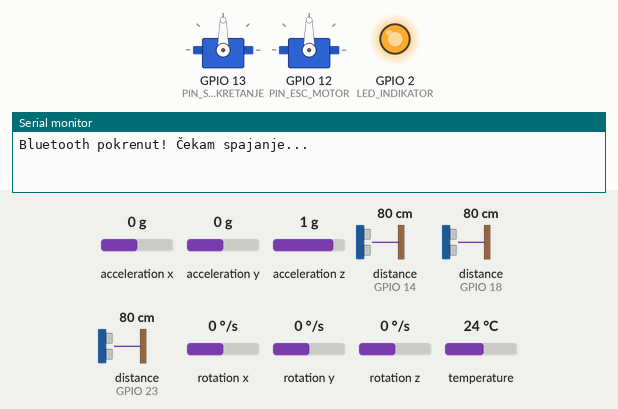
Recording of a sketch running on a simulated ESP32. On the bench: 2 × servo, output pins drawn as LEDs (lit = HIGH), the last lines printed to the serial monitor. Wiring (inferred from the names in the program): 3 × ultrasonic range finder: trigger GPIO 4, echo GPIO 14 / trigger GPIO 5, echo GPIO 18 / trigger GPIO 19, echo GPIO 23. The test bench sets the inputs (shaded band); at power-on: acceleration x 0 g, acceleration y 0 g, acceleration z 1 g, distance to the obstacle (sensors on GPIO 14, GPIO 18, GPIO 23) 80 cm, rotation x 0 °/s, rotation y 0 °/s, rotation z 0 °/s, temperature 24 °C. The echo pulse lasts 58.3 µs per cm; nothing arrives over Bluetooth unless stated; pins used as bus, display or sensor lines are not drawn.

Above: at 0.2 s.
At 0.7 s:
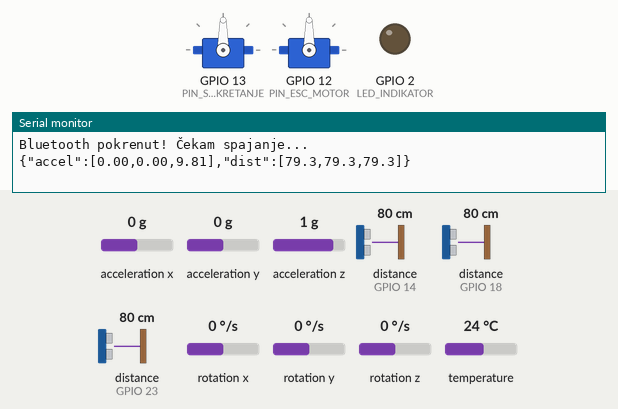
Timing chart, 0 to 2.2 s (numbered marks = the images above):
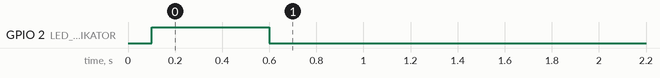

The sketch:

esp32_firmware.ino
```cpp
#include <Arduino.h>
#include "HardwareMap.h"
#include "Kretanje.h"
#include "AI.h"
#include "Telemetrija.h"
#include "IMUSenzor.h"
#include "SonarSenzor.h"

// --- Globalni Objekti ---
Kretanje kretanje;
AI ai(&kretanje); // AI kontrolira kretanje
Telemetrija telemetrija;
IMUSenzor imu;

// Sonari
SonarSenzor sonarL(PIN_SONAR_L_TRIG, PIN_SONAR_L_ECHO);
SonarSenzor sonarC(PIN_SONAR_C_TRIG, PIN_SONAR_C_ECHO);
SonarSenzor sonarR(PIN_SONAR_R_TRIG, PIN_SONAR_R_ECHO);

// --- Tajming ---
unsigned long zadnjeMjereneje = 0;
const unsigned long PERIOD_MJERENJA = 100; // ms (10 Hz telemetrija)

void setup() {
    Serial.begin(115200);

    // Inicijalizacija modula
    kretanje.inicijalizacija();
    ai.inicijalizacija();
    telemetrija.inicijalizacija("JetBot_ESP32"); // Ime za Bluetooth

    // Inicijalizacija senzora
    imu.inicijalizacija();
    sonarL.inicijalizacija();
    sonarC.inicijalizacija();
    sonarR.inicijalizacija();

    // Signalizacija spremnosti (LED blink)
    pinMode(LED_INDIKATOR, OUTPUT);
    digitalWrite(LED_INDIKATOR, HIGH);
    delay(500);
    digitalWrite(LED_INDIKATOR, LOW);
}

void loop() {
    // 1. Provjeri i obradi dolazne komande s Jetsona
    ai.azuriraj();

    // 2. Sigurnosna provjera veze (Safety Stop)
    if (!ai.provjeriVezu()) {
        kretanje.sigurnosnoZaustavljanje();
        digitalWrite(LED_INDIKATOR, LOW); // Indikator greške/čekanja
    } else {
        digitalWrite(LED_INDIKATOR, HIGH); // Veza aktivna
    }

    // 3. Očitavanje senzora i telemetrija (periodički)
    if (millis() - zadnjeMjereneje > PERIOD_MJERENJA) {
        float ax, ay, az;
        imu.dohvatiPodatke(ax, ay, az);

        float distL = sonarL.izmjeriUdaljenost();
        float distC = sonarC.izmjeriUdaljenost();
        float distR = sonarR.izmjeriUdaljenost();

        // Slanje na Bluetooth
        telemetrija.posaljiPodatke(ax, ay, az, distL, distC, distR);

        // Slanje i na Serial za Jetson (u JSON formatu)
        // {"accel": [ax, ay, az], "dist": [distL, distC, distR]}
        Serial.printf("{\"accel\":[%.2f,%.2f,%.2f],\"dist\":[%.1f,%.1f,%.1f]}\n",
                      ax, ay, az, distL, distC, distR);

        zadnjeMjereneje = millis();
    }
}
```

AI.cpp
```cpp
#include "AI.h"

AI::AI(Kretanje* k) {
    this->kretanje = k;
    this->zadnjiPaketVrijeme = 0;
}

void AI::inicijalizacija() {
    Serial.begin(115200);
    // Čekaj serijsku? Ne nužno, jer robot mora raditi i ako se Jetson tek boota.
}

void AI::azuriraj() {
    if (Serial.available() > 0) {
        String linija = Serial.readStringUntil('\n'); // Čitaj do kraja reda
        linija.trim(); // Ukloni whitespace

        if (linija.length() > 0) {
            // Parsiranje JSON-a
            // Primjer: {"T": 0.5, "S": -0.2}
            StaticJsonDocument<200> doc;
            DeserializationError error = deserializeJson(doc, linija);

            if (!error) {
                float throttle = doc["T"];
                float steering = doc["S"];

                // Ažuriraj kretanje
                kretanje->postaviKomande(throttle, steering, 0.0);
                zadnjiPaketVrijeme = millis();
            }
        }
    }
}

bool AI::provjeriVezu() {
    if (millis() - zadnjiPaketVrijeme > TIMEOUT_MS) {
        return false; // Veza izgubljena
    }
    return true;
}
```

AI.h
```cpp
#ifndef AI_H
#define AI_H

#include <Arduino.h>
#include <ArduinoJson.h>
#include "Kretanje.h"

class AI {
private:
    Kretanje* kretanje;
    unsigned long zadnjiPaketVrijeme;
    const unsigned long TIMEOUT_MS = 500;

public:
    AI(Kretanje* k);
    void inicijalizacija();
    void azuriraj();
    bool provjeriVezu();
};

#endif
```

HardwareMap.h
```cpp
#ifndef HARDWARE_MAP_H
#define HARDWARE_MAP_H

#include <Arduino.h>

// Definiranje pinova i hardverskih konstanti
// Promjena ožičenja zahtijeva izmjenu SAMO ove datoteke.

// --- I2C (IMU - MPU6050/BNO055) ---
#define I2C_SDA 21
#define I2C_SCL 22

// --- Aktuatori ---
#define PIN_SERVO_SKRETANJE 13
#define PIN_ESC_MOTOR 12

// --- Ultrazvučni Senzori (HC-SR04) ---
// Lijevi
#define PIN_SONAR_L_TRIG 5
#define PIN_SONAR_L_ECHO 18

// Srednji
#define PIN_SONAR_C_TRIG 19
#define PIN_SONAR_C_ECHO 23

// Desni
#define PIN_SONAR_R_TRIG 4
#define PIN_SONAR_R_ECHO 14 // Paziti na pull-up/down kod bootanja ako se koriste određeni pinovi

// --- Serijska Komunikacija (s Jetsonom) ---
// Koristimo standardni Serial (USB)
#define SERIAL_BAUD_RATE 115200

// --- Ostalo ---
#define LED_INDIKATOR 2

#endif
```

IMUSenzor.cpp
```cpp
#include "IMUSenzor.h"

IMUSenzor::IMUSenzor() {
    inicijalizirano = false;
}

bool IMUSenzor::inicijalizacija() {
    Wire.begin(I2C_SDA, I2C_SCL);

    if (!mpu.begin()) {
        Serial.println("Greška: MPU6050 nije pronađen!");
        return false;
    }

    mpu.setAccelerometerRange(MPU6050_RANGE_8_G);
    mpu.setGyroRange(MPU6050_RANGE_500_DEG);
    mpu.setFilterBandwidth(MPU6050_BAND_21_HZ);

    inicijalizirano = true;
    return true;
}

void IMUSenzor::dohvatiPodatke(float &ax, float &ay, float &az) {
    if (!inicijalizirano) {
        ax = ay = az = 0.0;
        return;
    }

    sensors_event_t a, g, temp;
    mpu.getEvent(&a, &g, &temp);

    ax = a.acceleration.x;
    ay = a.acceleration.y;
    az = a.acceleration.z;
}
```

IMUSenzor.h
```cpp
#ifndef IMU_SENZOR_H
#define IMU_SENZOR_H

#include <Arduino.h>
#include <Adafruit_MPU6050.h>
#include <Adafruit_Sensor.h>
#include <Wire.h>
#include "HardwareMap.h"

class IMUSenzor {
private:
    Adafruit_MPU6050 mpu;
    bool inicijalizirano;

public:
    IMUSenzor();
    bool inicijalizacija();
    void dohvatiPodatke(float &ax, float &ay, float &az);
};

#endif
```

Kretanje.cpp
```cpp
#include "Kretanje.h"

Kretanje::Kretanje() {
    trenutniKut = 0.0;
    trenutnaBrzina = 0.0;
}

void Kretanje::inicijalizacija() {
    // Alokacija timer-a za ESP32 Servo
    ESP32PWM::allocateTimer(0);
    ESP32PWM::allocateTimer(1);

    servoSkretanje.setPeriodHertz(50);
    servoSkretanje.attach(PIN_SERVO_SKRETANJE, 500, 2400); // Prilagoditi min/max pulse width za servo

    escMotor.setPeriodHertz(50);
    escMotor.attach(PIN_ESC_MOTOR, 1000, 2000);

    // Inicijalno zaustavljanje
    sigurnosnoZaustavljanje();

    // ESC often requires a specific startup sequence (calibration) or just starting at neutral
    escMotor.writeMicroseconds(ESC_STOP);
    delay(100);
}

void Kretanje::postaviKomande(float brzina, float kut, float dt) {
    // kut je u rasponu [-1.0 (lijevo), 1.0 (desno)] -> mapirati na [SERVO_MIN, SERVO_MAX]
    // brzina je u rasponu [-1.0 (nazad), 1.0 (naprijed)] -> mapirati na [ESC_MIN, ESC_MAX]

    // Ograničavanje ulaza
    if (kut < -1.0) kut = -1.0;
    if (kut > 1.0) kut = 1.0;
    if (brzina < -1.0) brzina = -1.0;
    if (brzina > 1.0) brzina = 1.0;

    // Mapiranje kuta
    // 0 -> 90 stupnjeva
    // -1 -> 0 stupnjeva (ili min)
    // 1 -> 180 stupnjeva (ili max)
    int servoKut = map((long)(kut * 1000), -1000, 1000, 45, 135); // Ograničio sam na 45-135 radi sigurnosti mehaničkih dijelova
    servoSkretanje.write(servoKut);

    // Mapiranje brzine
    int pwmValue = ESC_STOP;
    if (brzina > 0) {
        pwmValue = map((long)(brzina * 1000), 0, 1000, ESC_STOP, ESC_MAX);
    } else {
        pwmValue = map((long)(brzina * 1000), -1000, 0, ESC_MIN, ESC_STOP);
    }
    escMotor.writeMicroseconds(pwmValue);

    this->trenutniKut = kut;
    this->trenutnaBrzina = brzina;
}

void Kretanje::sigurnosnoZaustavljanje() {
    escMotor.writeMicroseconds(ESC_STOP);
    // Servo možda ostaviti gdje je ili centrirati? Centrirajmo ga.
    servoSkretanje.write(SERVO_CENTER);
    this->trenutnaBrzina = 0;
    this->trenutniKut = 0;
}
```

Kretanje.h
```cpp
#ifndef KRETANJE_H
#define KRETANJE_H

#include <Arduino.h>
#include <ESP32Servo.h>
#include "HardwareMap.h"

class Kretanje {
private:
    Servo servoSkretanje;
    Servo escMotor;

    // PID varijable (ako je PID na ESP-u, ali plan kaže Jetson šalje komande)
    // Ako Jetson šalje steering (-1 do 1), ovdje samo mapiramo.

    // Limiti
    const int SERVO_MIN = 0;   // Stupnjevi ili mikrosekunde
    const int SERVO_MAX = 180;
    const int SERVO_CENTER = 90;

    const int ESC_MIN = 1000;  // PWM mikrosekunde
    const int ESC_MAX = 2000;
    const int ESC_STOP = 1500; // Neutralno

    float trenutniKut;
    float trenutnaBrzina;

public:
    Kretanje();
    void inicijalizacija();
    void postaviKomande(float brzina, float kut, float dt); // brzina [-1, 1], kut [-1, 1]
    void sigurnosnoZaustavljanje();
};

#endif
```

SonarSenzor.cpp
```cpp
#include "SonarSenzor.h"

SonarSenzor::SonarSenzor(int trig, int echo) {
    this->pinTrig = trig;
    this->pinEcho = echo;
    // Timeout od 15000us je cca 2.5m (zvuk ~343m/s -> 29us/cm -> 58us/cm roundtrip)
    // 15000 / 58 = 258cm
    this->timeout = 15000;
}

void SonarSenzor::inicijalizacija() {
    pinMode(pinTrig, OUTPUT);
    pinMode(pinEcho, INPUT);
    digitalWrite(pinTrig, LOW);
}

float SonarSenzor::izmjeriUdaljenost() {
    // Generiranje impulsa
    digitalWrite(pinTrig, LOW);
    delayMicroseconds(2);
    digitalWrite(pinTrig, HIGH);
    delayMicroseconds(10);
    digitalWrite(pinTrig, LOW);

    // Mjerenje trajanja. Ovo blokira do timeouta (max 15ms).
    long trajanje = pulseIn(pinEcho, HIGH, timeout);

    if (trajanje == 0) return 300.0; // Nema povrata -> daleko ili greška

    float udaljenost = trajanje * 0.034 / 2;
    return udaljenost;
}
```

SonarSenzor.h
```cpp
#ifndef SONAR_SENZOR_H
#define SONAR_SENZOR_H

#include <Arduino.h>

class SonarSenzor {
private:
    int pinTrig;
    int pinEcho;
    unsigned long timeout;

public:
    SonarSenzor(int trig, int echo);
    void inicijalizacija();
    float izmjeriUdaljenost(); // u cm
};

#endif
```

Telemetrija.cpp
```cpp
#include "Telemetrija.h"

Telemetrija::Telemetrija() {
    aktivno = false;
}

void Telemetrija::inicijalizacija(String imeuredaja) {
    aktivno = SerialBT.begin(imeuredaja); // Bluetooth device name
    if (aktivno) {
        Serial.println("Bluetooth pokrenut! Čekam spajanje...");
    } else {
        Serial.println("Greška pri pokretanju Bluetootha.");
    }
}

void Telemetrija::posaljiPodatke(float ax, float ay, float az, float d_lij, float d_sred, float d_des) {
    if (SerialBT.hasClient()) {
        // CSV format: timestamp, ax, ay, az, d_l, d_c, d_r
        String paket = String(millis()) + "," +
                       String(ax, 2) + "," + String(ay, 2) + "," + String(az, 2) + "," +
                       String(d_lij, 1) + "," + String(d_sred, 1) + "," + String(d_des, 1);
        SerialBT.println(paket);
    }
}

void Telemetrija::posaljiPoruku(String poruka) {
    if (SerialBT.hasClient()) {
        SerialBT.println("LOG:" + poruka);
    }
}
```

Telemetrija.h
```cpp
#ifndef TELEMETRIJA_H
#define TELEMETRIJA_H

#include <Arduino.h>
#include "BluetoothSerial.h"

class Telemetrija {
private:
    BluetoothSerial SerialBT;
    bool aktivno;

public:
    Telemetrija();
    void inicijalizacija(String imeuredaja);
    void posaljiPodatke(float ax, float ay, float az, float d_lij, float d_sred, float d_des);
    void posaljiPoruku(String poruka);
};

#endif
```
